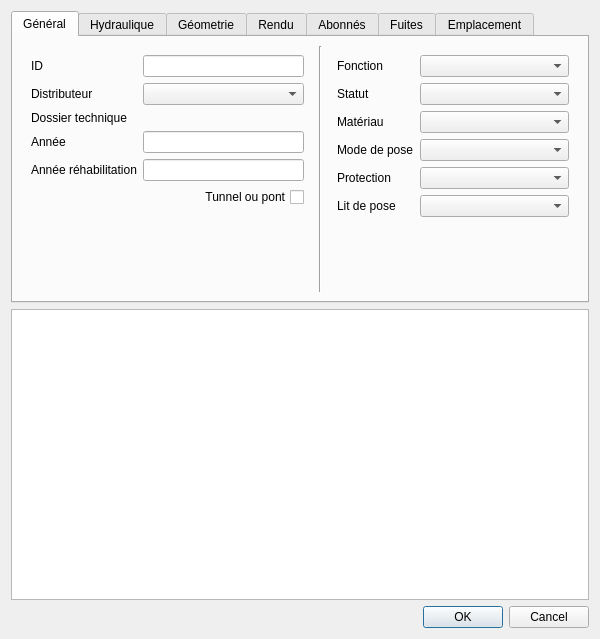
<?xml version="1.0" encoding="UTF-8"?>
<ui version="4.0">
 <class>editForm</class>
 <widget class="QDialog" name="editForm">
  <property name="geometry">
   <rect>
    <x>0</x>
    <y>0</y>
    <width>600</width>
    <height>639</height>
   </rect>
  </property>
  <property name="windowTitle">
   <string>Conduites</string>
  </property>
  <layout class="QGridLayout" name="gridLayout_3">
   <item row="11" column="0">
    <widget class="QPlainTextEdit" name="remark"/>
   </item>
   <item row="12" column="0">
    <widget class="QDialogButtonBox" name="buttonBox">
     <property name="orientation">
      <enum>Qt::Horizontal</enum>
     </property>
     <property name="standardButtons">
      <set>QDialogButtonBox::Cancel|QDialogButtonBox::Ok</set>
     </property>
    </widget>
   </item>
   <item row="0" column="0">
    <widget class="QTabWidget" name="tabWidget">
     <property name="currentIndex">
      <number>0</number>
     </property>
     <widget class="QWidget" name="tab">
      <attribute name="title">
       <string>Général</string>
      </attribute>
      <layout class="QGridLayout" name="gridLayout_2">
       <item row="0" column="0">
        <widget class="QWidget" name="widget" native="true">
         <layout class="QFormLayout" name="formLayout_4">
          <property name="fieldGrowthPolicy">
           <enum>QFormLayout::AllNonFixedFieldsGrow</enum>
          </property>
          <item row="0" column="0">
           <widget class="QLabel" name="label_5">
            <property name="text">
             <string>ID</string>
            </property>
           </widget>
          </item>
          <item row="0" column="1">
           <widget class="QLineEdit" name="id">
            <property name="enabled">
             <bool>true</bool>
            </property>
            <property name="readOnly">
             <bool>true</bool>
            </property>
           </widget>
          </item>
          <item row="1" column="0">
           <widget class="QLabel" name="label_15">
            <property name="text">
             <string>Distributeur</string>
            </property>
           </widget>
          </item>
          <item row="1" column="1">
           <widget class="QComboBox" name="fk_distributor">
            <property name="sizeAdjustPolicy">
             <enum>QComboBox::AdjustToContents</enum>
            </property>
           </widget>
          </item>
          <item row="2" column="0">
           <widget class="QLabel" name="label_12">
            <property name="text">
             <string>Dossier technique</string>
            </property>
           </widget>
          </item>
          <item row="3" column="0">
           <widget class="QLabel" name="label_7">
            <property name="text">
             <string>Année</string>
            </property>
           </widget>
          </item>
          <item row="3" column="1">
           <widget class="QLineEdit" name="year"/>
          </item>
          <item row="5" column="0" colspan="2">
           <widget class="QCheckBox" name="tunnel_or_bridge">
            <property name="layoutDirection">
             <enum>Qt::RightToLeft</enum>
            </property>
            <property name="text">
             <string>Tunnel ou pont</string>
            </property>
            <property name="checkable">
             <bool>true</bool>
            </property>
            <property name="checked">
             <bool>false</bool>
            </property>
            <property name="tristate">
             <bool>false</bool>
            </property>
           </widget>
          </item>
          <item row="2" column="1">
           <widget class="QgsRelationReferenceWidget" name="fk_folder" native="true"/>
          </item>
          <item row="4" column="1">
           <widget class="QLineEdit" name="year_rehabilitation"/>
          </item>
          <item row="4" column="0">
           <widget class="QLabel" name="label_27">
            <property name="text">
             <string>Année réhabilitation</string>
            </property>
           </widget>
          </item>
         </layout>
        </widget>
       </item>
       <item row="0" column="2">
        <widget class="QWidget" name="widget_2" native="true">
         <property name="minimumSize">
          <size>
           <width>250</width>
           <height>0</height>
          </size>
         </property>
         <layout class="QFormLayout" name="formLayout_5">
          <property name="fieldGrowthPolicy">
           <enum>QFormLayout::AllNonFixedFieldsGrow</enum>
          </property>
          <item row="0" column="0">
           <widget class="QLabel" name="label">
            <property name="text">
             <string>Fonction</string>
            </property>
           </widget>
          </item>
          <item row="0" column="1">
           <widget class="QComboBox" name="fk_function">
            <property name="editable">
             <bool>false</bool>
            </property>
            <property name="sizeAdjustPolicy">
             <enum>QComboBox::AdjustToContents</enum>
            </property>
           </widget>
          </item>
          <item row="1" column="0">
           <widget class="QLabel" name="label_6">
            <property name="text">
             <string>Statut</string>
            </property>
           </widget>
          </item>
          <item row="1" column="1">
           <widget class="QComboBox" name="fk_status">
            <property name="editable">
             <bool>false</bool>
            </property>
            <property name="sizeAdjustPolicy">
             <enum>QComboBox::AdjustToContents</enum>
            </property>
           </widget>
          </item>
          <item row="2" column="0">
           <widget class="QLabel" name="label_3">
            <property name="text">
             <string>Matériau</string>
            </property>
           </widget>
          </item>
          <item row="3" column="0">
           <widget class="QLabel" name="label_19">
            <property name="text">
             <string>Mode de pose</string>
            </property>
           </widget>
          </item>
          <item row="3" column="1">
           <widget class="QComboBox" name="fk_installmethod">
            <property name="sizeAdjustPolicy">
             <enum>QComboBox::AdjustToContents</enum>
            </property>
           </widget>
          </item>
          <item row="4" column="0">
           <widget class="QLabel" name="label_20">
            <property name="text">
             <string>Protection</string>
            </property>
           </widget>
          </item>
          <item row="4" column="1">
           <widget class="QComboBox" name="fk_protection">
            <property name="sizeAdjustPolicy">
             <enum>QComboBox::AdjustToContents</enum>
            </property>
           </widget>
          </item>
          <item row="5" column="0">
           <widget class="QLabel" name="label_26">
            <property name="text">
             <string>Lit de pose</string>
            </property>
           </widget>
          </item>
          <item row="5" column="1">
           <widget class="QComboBox" name="fk_bedding"/>
          </item>
          <item row="2" column="1">
           <widget class="QComboBox" name="fk_material"/>
          </item>
         </layout>
        </widget>
       </item>
       <item row="0" column="1">
        <widget class="Line" name="line_3">
         <property name="orientation">
          <enum>Qt::Vertical</enum>
         </property>
        </widget>
       </item>
      </layout>
     </widget>
     <widget class="QWidget" name="tab_4">
      <attribute name="title">
       <string>Hydraulique</string>
      </attribute>
      <layout class="QGridLayout" name="gridLayout_8">
       <item row="0" column="3" rowspan="2">
        <widget class="QGroupBox" name="groupBox_3">
         <property name="title">
          <string>Vannes</string>
         </property>
         <layout class="QGridLayout" name="gridLayout_7">
          <item row="1" column="0" colspan="2">
           <widget class="QCheckBox" name="_valve_closed">
            <property name="enabled">
             <bool>false</bool>
            </property>
            <property name="text">
             <string>fermée</string>
            </property>
           </widget>
          </item>
          <item row="0" column="0">
           <widget class="QLabel" name="label_24">
            <property name="text">
             <string>nombre</string>
            </property>
           </widget>
          </item>
          <item row="0" column="1">
           <widget class="QLineEdit" name="_valve_count">
            <property name="readOnly">
             <bool>true</bool>
            </property>
           </widget>
          </item>
         </layout>
        </widget>
       </item>
       <item row="1" column="0">
        <widget class="QLabel" name="label_8">
         <property name="text">
          <string>Pression</string>
         </property>
        </widget>
       </item>
       <item row="1" column="1">
        <widget class="QLineEdit" name="pressure_nominal"/>
       </item>
       <item row="0" column="1">
        <widget class="QComboBox" name="fk_watertype"/>
       </item>
       <item row="0" column="0">
        <widget class="QLabel" name="label_14">
         <property name="text">
          <string>Qualité eau</string>
         </property>
        </widget>
       </item>
       <item row="2" column="3">
        <spacer name="verticalSpacer_4">
         <property name="orientation">
          <enum>Qt::Vertical</enum>
         </property>
         <property name="sizeHint" stdset="0">
          <size>
           <width>20</width>
           <height>40</height>
          </size>
         </property>
        </spacer>
       </item>
       <item row="2" column="1">
        <spacer name="verticalSpacer_3">
         <property name="orientation">
          <enum>Qt::Vertical</enum>
         </property>
         <property name="sizeHint" stdset="0">
          <size>
           <width>20</width>
           <height>40</height>
          </size>
         </property>
        </spacer>
       </item>
       <item row="0" column="2" rowspan="3">
        <widget class="Line" name="line_8">
         <property name="orientation">
          <enum>Qt::Vertical</enum>
         </property>
        </widget>
       </item>
      </layout>
     </widget>
     <widget class="QWidget" name="tab_3">
      <attribute name="title">
       <string>Géometrie</string>
      </attribute>
      <layout class="QGridLayout" name="gridLayout_4">
       <item row="0" column="2">
        <widget class="QWidget" name="widget_3" native="true">
         <layout class="QFormLayout" name="formLayout_2">
          <property name="fieldGrowthPolicy">
           <enum>QFormLayout::AllNonFixedFieldsGrow</enum>
          </property>
          <item row="0" column="0">
           <widget class="QLabel" name="label_13">
            <property name="text">
             <string>Folios</string>
            </property>
           </widget>
          </item>
          <item row="0" column="1">
           <widget class="QLineEdit" name="_printmaps">
            <property name="enabled">
             <bool>true</bool>
            </property>
            <property name="readOnly">
             <bool>true</bool>
            </property>
           </widget>
          </item>
          <item row="1" column="0">
           <widget class="QLabel" name="label_16">
            <property name="text">
             <string>Communes</string>
            </property>
           </widget>
          </item>
          <item row="1" column="1">
           <widget class="QLineEdit" name="_districts">
            <property name="enabled">
             <bool>true</bool>
            </property>
            <property name="readOnly">
             <bool>true</bool>
            </property>
           </widget>
          </item>
          <item row="2" column="0">
           <widget class="QLabel" name="label_17">
            <property name="text">
             <string>Zone</string>
            </property>
           </widget>
          </item>
          <item row="2" column="1">
           <widget class="QComboBox" name="fk_pressurezone">
            <property name="enabled">
             <bool>false</bool>
            </property>
           </widget>
          </item>
          <item row="3" column="0" colspan="2">
           <widget class="Line" name="line">
            <property name="orientation">
             <enum>Qt::Horizontal</enum>
            </property>
           </widget>
          </item>
          <item row="4" column="0">
           <widget class="QLabel" name="label_21">
            <property name="text">
             <string>Noeud A</string>
            </property>
           </widget>
          </item>
          <item row="4" column="1">
           <widget class="QLineEdit" name="fk_node_a">
            <property name="enabled">
             <bool>true</bool>
            </property>
            <property name="readOnly">
             <bool>true</bool>
            </property>
           </widget>
          </item>
          <item row="5" column="0">
           <widget class="QLabel" name="label_22">
            <property name="text">
             <string>Noeud B</string>
            </property>
           </widget>
          </item>
          <item row="5" column="1">
           <widget class="QLineEdit" name="fk_node_b">
            <property name="enabled">
             <bool>true</bool>
            </property>
            <property name="readOnly">
             <bool>true</bool>
            </property>
           </widget>
          </item>
         </layout>
        </widget>
       </item>
       <item row="0" column="1">
        <widget class="Line" name="line_2">
         <property name="orientation">
          <enum>Qt::Vertical</enum>
         </property>
        </widget>
       </item>
       <item row="0" column="0">
        <widget class="QWidget" name="widget" native="true">
         <layout class="QFormLayout" name="formLayout_6">
          <property name="fieldGrowthPolicy">
           <enum>QFormLayout::AllNonFixedFieldsGrow</enum>
          </property>
          <item row="0" column="0">
           <widget class="QLabel" name="label_9">
            <property name="text">
             <string>Longueur 2D</string>
            </property>
           </widget>
          </item>
          <item row="0" column="1">
           <widget class="QLineEdit" name="_length2d">
            <property name="enabled">
             <bool>true</bool>
            </property>
            <property name="readOnly">
             <bool>true</bool>
            </property>
           </widget>
          </item>
          <item row="1" column="0">
           <widget class="QLabel" name="label_23">
            <property name="text">
             <string>Longueur 3D</string>
            </property>
           </widget>
          </item>
          <item row="1" column="1">
           <widget class="QLineEdit" name="_length3d">
            <property name="enabled">
             <bool>true</bool>
            </property>
            <property name="readOnly">
             <bool>true</bool>
            </property>
           </widget>
          </item>
          <item row="3" column="1">
           <widget class="QCheckBox" name="_length3d_uptodate">
            <property name="enabled">
             <bool>false</bool>
            </property>
            <property name="text">
             <string>à jour</string>
            </property>
           </widget>
          </item>
          <item row="4" column="0" colspan="2">
           <widget class="Line" name="line_4">
            <property name="orientation">
             <enum>Qt::Horizontal</enum>
            </property>
           </widget>
          </item>
          <item row="5" column="0">
           <widget class="QLabel" name="label_18">
            <property name="text">
             <string>Précision</string>
            </property>
           </widget>
          </item>
          <item row="5" column="1">
           <widget class="QComboBox" name="fk_precision">
            <property name="sizeAdjustPolicy">
             <enum>QComboBox::AdjustToContents</enum>
            </property>
           </widget>
          </item>
          <item row="6" column="0" colspan="2">
           <widget class="Line" name="line_5">
            <property name="orientation">
             <enum>Qt::Horizontal</enum>
            </property>
           </widget>
          </item>
          <item row="2" column="1">
           <widget class="QLineEdit" name="_diff_elevetion">
            <property name="readOnly">
             <bool>true</bool>
            </property>
           </widget>
          </item>
          <item row="2" column="0">
           <widget class="QLabel" name="label_25">
            <property name="text">
             <string>Diff. altitude</string>
            </property>
           </widget>
          </item>
         </layout>
        </widget>
       </item>
      </layout>
     </widget>
     <widget class="QWidget" name="tab_2">
      <attribute name="title">
       <string>Rendu</string>
      </attribute>
      <layout class="QGridLayout" name="gridLayout">
       <item row="1" column="2">
        <widget class="Line" name="line_6">
         <property name="orientation">
          <enum>Qt::Vertical</enum>
         </property>
        </widget>
       </item>
       <item row="1" column="3">
        <widget class="QGroupBox" name="groupBox">
         <property name="title">
          <string>Label</string>
         </property>
         <layout class="QGridLayout" name="gridLayout_5">
          <item row="4" column="0">
           <spacer name="verticalSpacer_2">
            <property name="orientation">
             <enum>Qt::Vertical</enum>
            </property>
            <property name="sizeHint" stdset="0">
             <size>
              <width>20</width>
              <height>10</height>
             </size>
            </property>
           </spacer>
          </item>
          <item row="0" column="0">
           <widget class="QLabel" name="label_10">
            <property name="text">
             <string>1/250</string>
            </property>
           </widget>
          </item>
          <item row="2" column="1">
           <widget class="QComboBox" name="label_2_visible">
            <property name="sizeAdjustPolicy">
             <enum>QComboBox::AdjustToContents</enum>
            </property>
           </widget>
          </item>
          <item row="0" column="1">
           <widget class="QComboBox" name="label_1_visible">
            <property name="sizeAdjustPolicy">
             <enum>QComboBox::AdjustToContents</enum>
            </property>
           </widget>
          </item>
          <item row="2" column="0">
           <widget class="QLabel" name="label_11">
            <property name="text">
             <string>1/5000</string>
            </property>
           </widget>
          </item>
          <item row="0" column="2">
           <widget class="QLineEdit" name="label_1_text"/>
          </item>
          <item row="2" column="2">
           <widget class="QLineEdit" name="label_2_text"/>
          </item>
         </layout>
        </widget>
       </item>
       <item row="1" column="0" colspan="2">
        <widget class="QGroupBox" name="groupBox_2">
         <property name="sizePolicy">
          <sizepolicy hsizetype="Preferred" vsizetype="Preferred">
           <horstretch>0</horstretch>
           <verstretch>0</verstretch>
          </sizepolicy>
         </property>
         <property name="title">
          <string>Schématique</string>
         </property>
         <layout class="QGridLayout" name="gridLayout_6">
          <item row="0" column="1">
           <widget class="QComboBox" name="schema_force_visible">
            <property name="editable">
             <bool>false</bool>
            </property>
            <property name="sizeAdjustPolicy">
             <enum>QComboBox::AdjustToContents</enum>
            </property>
           </widget>
          </item>
          <item row="0" column="0">
           <widget class="QLabel" name="label_4">
            <property name="text">
             <string>Visibilité</string>
            </property>
           </widget>
          </item>
          <item row="4" column="1">
           <spacer name="verticalSpacer">
            <property name="orientation">
             <enum>Qt::Vertical</enum>
            </property>
            <property name="sizeHint" stdset="0">
             <size>
              <width>20</width>
              <height>10</height>
             </size>
            </property>
           </spacer>
          </item>
          <item row="3" column="0">
           <widget class="QLabel" name="label_2">
            <property name="text">
             <string>Parent</string>
            </property>
           </widget>
          </item>
          <item row="2" column="0" colspan="2">
           <widget class="QCheckBox" name="_geometry_schematic_used">
            <property name="enabled">
             <bool>false</bool>
            </property>
            <property name="layoutDirection">
             <enum>Qt::RightToLeft</enum>
            </property>
            <property name="text">
             <string>géomtrie alternative</string>
            </property>
           </widget>
          </item>
          <item row="3" column="1">
           <widget class="QgsRelationReferenceWidget" name="fk_parent" native="true">
            <property name="embedForm" stdset="0">
             <bool>false</bool>
            </property>
            <property name="readOnlySelector" stdset="0">
             <bool>true</bool>
            </property>
            <property name="allowMapIdentification" stdset="0">
             <bool>false</bool>
            </property>
           </widget>
          </item>
         </layout>
        </widget>
       </item>
      </layout>
     </widget>
     <widget class="QWidget" name="tab_5">
      <attribute name="title">
       <string>Abonnés</string>
      </attribute>
      <layout class="QGridLayout" name="gridLayout_10">
       <item row="0" column="0">
        <widget class="QgsRelationEditorWidget" name="relation_pipe_subscriber">
         <property name="collapsed" stdset="0">
          <bool>false</bool>
         </property>
         <property name="qgisRelation" stdset="0">
          <string notr="true">relation_pipe_subscriber</string>
         </property>
        </widget>
       </item>
      </layout>
     </widget>
     <widget class="QWidget" name="tab_6">
      <attribute name="title">
       <string>Fuites</string>
      </attribute>
      <layout class="QGridLayout" name="gridLayout_9">
       <item row="0" column="0">
        <widget class="QgsRelationEditorWidget" name="relation_pipe_leak">
         <property name="collapsed" stdset="0">
          <bool>false</bool>
         </property>
         <property name="qgisRelation" stdset="0">
          <string notr="true">relation_pipe_leak</string>
         </property>
        </widget>
       </item>
      </layout>
     </widget>
     <widget class="QWidget" name="tab_7">
      <attribute name="title">
       <string>Emplacement</string>
      </attribute>
      <layout class="QGridLayout" name="gridLayout_11">
       <item row="0" column="0">
        <layout class="QVBoxLayout" name="verticalLayout">
         <item>
          <widget class="QListWidget" name="fk_locationtype"/>
         </item>
        </layout>
       </item>
      </layout>
     </widget>
    </widget>
   </item>
  </layout>
 </widget>
 <customwidgets>
  <customwidget>
   <class>QgsCollapsibleGroupBox</class>
   <extends>QGroupBox</extends>
   <header>qgscollapsiblegroupbox.h</header>
   <container>1</container>
  </customwidget>
  <customwidget>
   <class>QgsRelationEditorWidget</class>
   <extends>QgsCollapsibleGroupBox</extends>
   <header>qgsrelationeditorwidget.h</header>
   <container>1</container>
  </customwidget>
  <customwidget>
   <class>QgsRelationReferenceWidget</class>
   <extends>QWidget</extends>
   <header>qgsrelationreferencewidget.h</header>
  </customwidget>
 </customwidgets>
 <resources/>
 <connections>
  <connection>
   <sender>buttonBox</sender>
   <signal>accepted()</signal>
   <receiver>editForm</receiver>
   <slot>accept()</slot>
   <hints>
    <hint type="sourcelabel">
     <x>259</x>
     <y>398</y>
    </hint>
    <hint type="destinationlabel">
     <x>157</x>
     <y>274</y>
    </hint>
   </hints>
  </connection>
  <connection>
   <sender>buttonBox</sender>
   <signal>rejected()</signal>
   <receiver>editForm</receiver>
   <slot>reject()</slot>
   <hints>
    <hint type="sourcelabel">
     <x>259</x>
     <y>398</y>
    </hint>
    <hint type="destinationlabel">
     <x>286</x>
     <y>274</y>
    </hint>
   </hints>
  </connection>
 </connections>
</ui>
